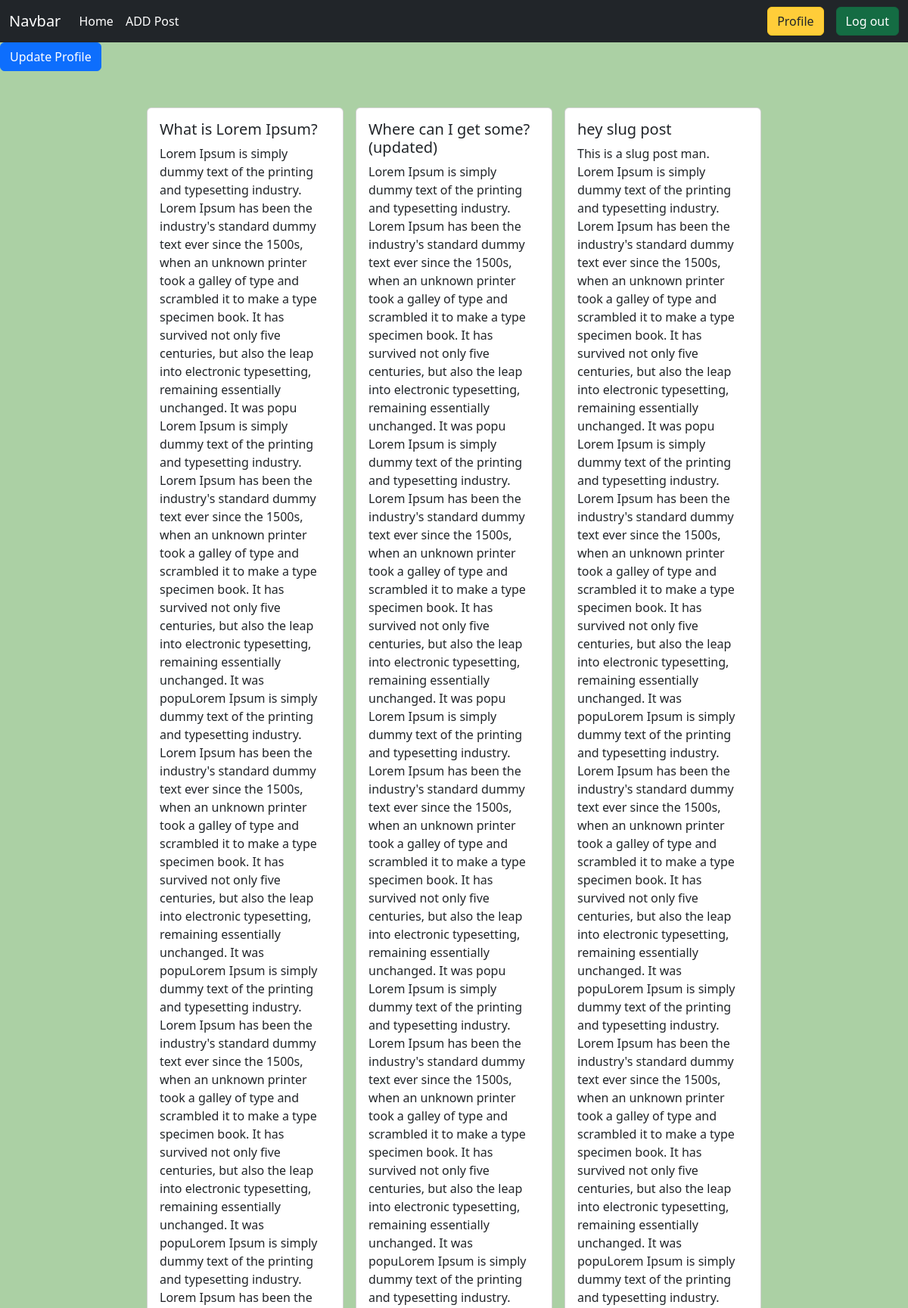
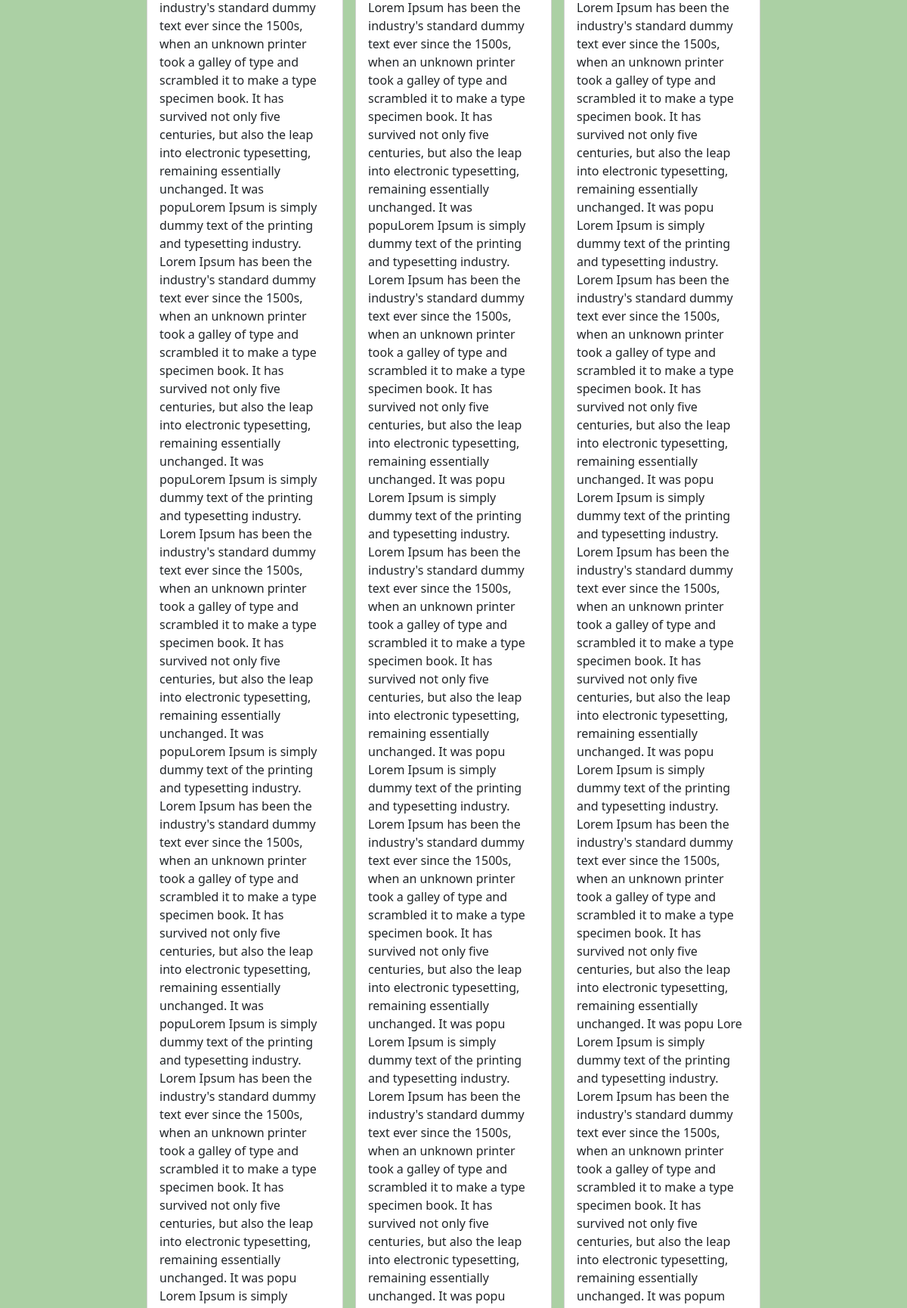
The page /author/profile/ (signed in, upper part) on the database its author committed (2 pictures, top to bottom).
### posts/models.py (models this page shows, shortened)
class Post(models.Model):
    title = models.CharField(max_length = 50)
    content = models.TextField()
    category = models.ManyToManyField(Category)
    author = models.ForeignKey(User, on_delete = models.CASCADE)
    image = models.ImageField(upload_to='posts/images/', blank = True, null = True)

### author/views.py (the view)
# urls.py: path('profile/',views.profile, name ='profilePage'),
@login_required
def profile(request):
    data = Post.objects.filter(author = request.user)
    return render(request, 'profile.html', {'data' : data})

### author/templates/profile.html (shortened to what this page needs)
{% extends 'base.html' %}
{% block content %}
<div>
    <a class="btn btn-primary" href="{% url 'updateProfile'%}">Update Profile</a>
</div>
<div class="d-flex flex-wrap justify-content-center px-5">
    {% for post in data %}
    <div class="col-sm-3 mb-3 mb-sm-0 pt-5 ">
        <div class="card mx-2 ">
          <div class="card-body">
            <h5 class="card-title">{{post.title}}</h5>
            <p class="card-text">{{post.content}}</p>
          </div>
        </div>
      </div>
      {% endfor %}
{% endblock %}

### rows shown on the page
Post: title "What is Lorem Ipsum?"
Post: title "Where can I get some?(updated)", content "Lorem Ipsum is simply dummy text of the printing and typesetting industry. Lorem Ipsum has been the industry's standard dummy text ever since the 1500s, when an unknown printer took a galley of type and scrambled it to make a type specimen book. It has survived not only five centuries, but also the leap into electronic typesetting, remaining essentially unchanged. It was popu Lorem Ipsum is simply dummy text of the printing and typesetting industry. Lorem Ipsum has been the industry's standard dummy text ever since the 1500s, when an unknown printer took a galley of type and scrambled it to make a type specimen book. It has survived not only five centuries, but also the leap into electronic…"
Post: title "hey slug post"
